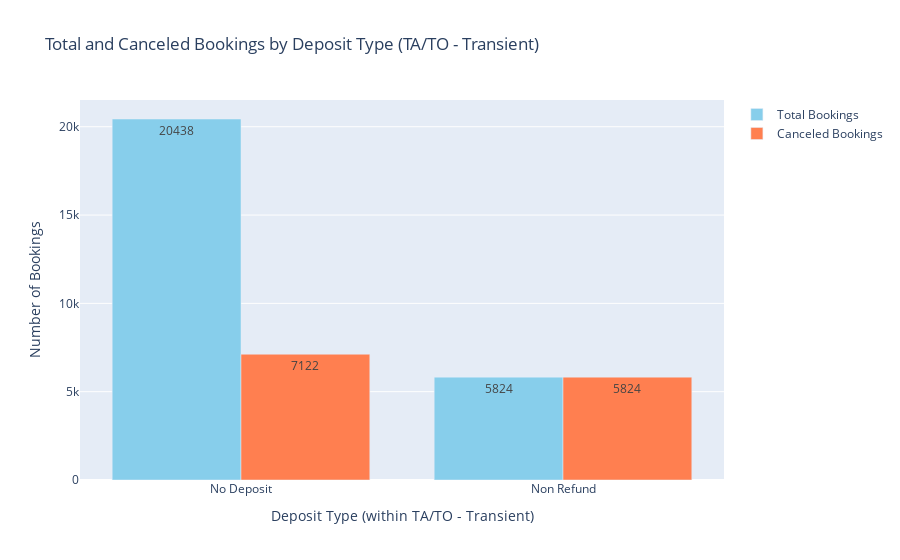

Here is the notebook cell this chart was saved with:
### Markdown cell above
# **9. Create Bar Chart for for TA/TO Total Bookings & Canceled Bookings by Deposit Type**

### Code cell
import pandas as pd
import matplotlib.pyplot as plt
import seaborn as sns
import numpy as np

try:
    df = pd.read_csv("city_hotel_bookings_cleaned - Copy.csv")
except FileNotFoundError:
    print("Error: File not found. Please check the file name and path.")
    exit()

df['is_canceled'] = pd.to_numeric(df['is_canceled'])

# Filter for TA/TO bookings and Transient Customer Type
ta_to_transient_bookings = df[(df['distribution_channel'] == 'TA/TO') & (df['customer_type'] == 'Transient')]

# Group by deposit type and get counts
deposit_bookings = ta_to_transient_bookings.groupby('deposit_type').size().reset_index(name='Total Bookings')
deposit_cancellations = ta_to_transient_bookings[ta_to_transient_bookings['is_canceled'] == 1].groupby('deposit_type').size().reset_index(name='Canceled Bookings')

# Merge the data
deposit_data = pd.merge(deposit_bookings, deposit_cancellations, on='deposit_type', how='left').fillna(0)

# Sort by total bookings in descending order
deposit_data = deposit_data.sort_values('Total Bookings', ascending=False)

# Set the width of the bars
bar_width = 0.35
index = np.arange(len(deposit_data))

# Matplotlib version
plt.figure(figsize=(10, 6))
plt.bar(index, deposit_data['Total Bookings'], bar_width, label='Total Bookings', color='skyblue')
plt.bar(index + bar_width, deposit_data['Canceled Bookings'], bar_width, label='Canceled Bookings', color='coral')

# Add numbers inside the bars
for i, (total, canceled) in enumerate(zip(deposit_data['Total Bookings'], deposit_data['Canceled Bookings'])):
    plt.text(i, total / 2, str(int(total)), ha='center', va='center', color='black', fontsize=9)
    plt.text(i + bar_width, canceled / 2, str(int(canceled)), ha='center', va='center', color='black', fontsize=9)

plt.xlabel('Deposit Type (within TA/TO - Transient)')
plt.ylabel('Number of Bookings')
plt.title('Total and Canceled Bookings by Deposit Type (TA/TO - Transient)')
plt.xticks(index + bar_width/2, deposit_data['deposit_type'], rotation=45, ha='right')
plt.legend()
plt.tight_layout()
plt.show()

#Seaborn version
plt.figure(figsize=(10, 6))
sns.set_style("whitegrid")
sns.set_palette(['skyblue', 'coral'])

ax = sns.barplot(x='deposit_type', y='Total Bookings', data=deposit_data)
ax = sns.barplot(x='deposit_type', y='Canceled Bookings', data=deposit_data)

for p in ax.patches:
    ax.annotate(format(p.get_height(), '.0f'),
                (p.get_x() + p.get_width() / 2., p.get_height()),
                ha='center', va='center',
                xytext=(0, 9),
                textcoords='offset points')

plt.xlabel('Deposit Type (within TA/TO - Transient)')
plt.ylabel('Number of Bookings')
plt.title('Total and Canceled Bookings by Deposit Type (TA/TO - Transient)')
plt.xticks(rotation=45, ha='right')
plt.tight_layout()
plt.show()

#Plotly version
import plotly.graph_objects as go

fig = go.Figure()
fig.add_trace(go.Bar(x=deposit_data['deposit_type'], y=deposit_data['Total Bookings'], name='Total Bookings', text=deposit_data['Total Bookings'], textposition='inside', marker_color='skyblue'))
fig.add_trace(go.Bar(x=deposit_data['deposit_type'], y=deposit_data['Canceled Bookings'], name='Canceled Bookings', text=deposit_data['Canceled Bookings'], textposition='inside', marker_color='coral'))

fig.update_layout(title='Total and Canceled Bookings by Deposit Type (TA/TO - Transient)',
                  xaxis_title='Deposit Type (within TA/TO - Transient)', yaxis_title='Number of Bookings', barmode='group')
fig.show()

### Figure 1 — Plotly figure (JSON) as saved in the notebook; plotly's stock layout.template omitted (floating-point values rounded to 4 significant figures)
{"data": [{"marker": {"color": "skyblue"}, "name": "Total Bookings", "text": [20438, 5824], "textposition": "inside", "x": ["No Deposit", "Non Refund"], "y": [20438, 5824], "type": "bar"}, {"marker": {"color": "coral"}, "name": "Canceled Bookings", "text": [7122, 5824], "textposition": "inside", "x": ["No Deposit", "Non Refund"], "y": [7122, 5824], "type": "bar"}], "layout": {"title": {"text": "Total and Canceled Bookings by Deposit Type (TA/TO - Transient)"}, "xaxis": {"title": {"text": "Deposit Type (within TA/TO - Transient)"}}, "yaxis": {"title": {"text": "Number of Bookings"}}, "barmode": "group"}}
